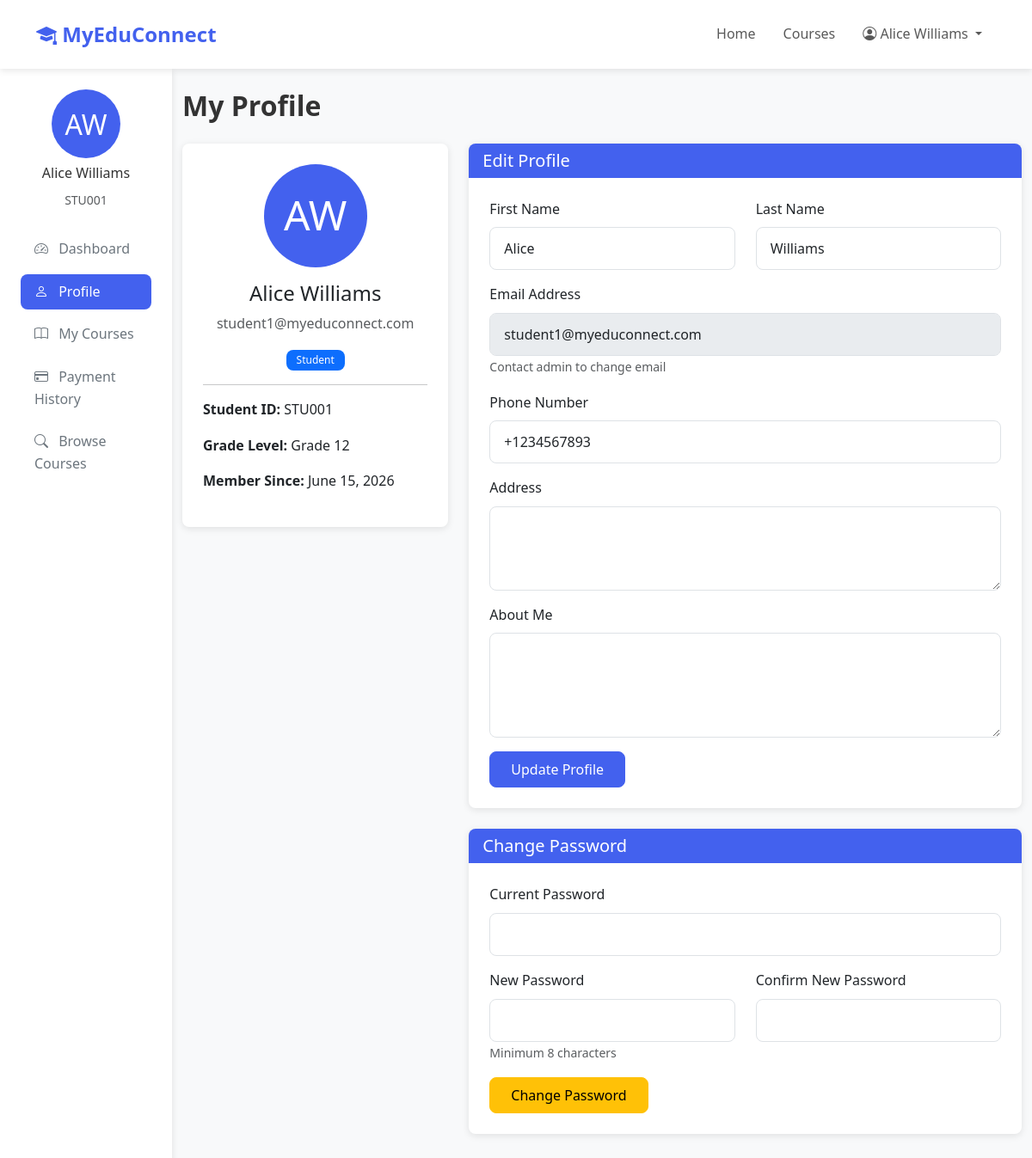
Page /student/profile.php (signed in) on the committed database.
### tables this page shows
CREATE TABLE students (
    student_id INT AUTO_INCREMENT PRIMARY KEY,
    user_id INT UNIQUE NOT NULL,
    student_id_number VARCHAR(50) UNIQUE NOT NULL,
    date_of_birth DATE,
    grade_level VARCHAR(50),
    parent_name VARCHAR(100),
    parent_email VARCHAR(255),
    parent_phone VARCHAR(20),
    enrollment_date DATE DEFAULT (CURRENT_DATE),
    FOREIGN KEY (user_id) REFERENCES users(user_id) ON DELETE CASCADE,
    INDEX idx_student_id_number (student_id_number)
);

CREATE TABLE users (
    user_id INT AUTO_INCREMENT PRIMARY KEY,
    email VARCHAR(255) UNIQUE NOT NULL,
    password VARCHAR(255) NOT NULL,
    first_name VARCHAR(100) NOT NULL,
    last_name VARCHAR(100) NOT NULL,
    phone VARCHAR(20),
    address TEXT,
    profile_picture VARCHAR(255),
    role ENUM('student', 'teacher', 'admin') NOT NULL,
    status ENUM('active', 'inactive', 'suspended') DEFAULT 'active',
    created_at TIMESTAMP DEFAULT CURRENT_TIMESTAMP,
    updated_at TIMESTAMP DEFAULT CURRENT_TIMESTAMP ON UPDATE CURRENT_TIMESTAMP,
    last_login TIMESTAMP NULL,
    INDEX idx_email (email),
    INDEX idx_role (role),
    INDEX idx_status (status)
);

### config/database.php (called while the page is built, shortened)
<?php
class Database {
    private static $instance = null;
    private $connection;
    private function __construct() {
        try {
            $dsn = "mysql:host=" . DB_HOST . ";dbname=" . DB_NAME . ";charset=" . DB_CHARSET;
            $options = [
                PDO::ATTR_ERRMODE => PDO::ERRMODE_EXCEPTION,
                PDO::ATTR_DEFAULT_FETCH_MODE => PDO::FETCH_ASSOC,
                PDO::ATTR_EMULATE_PREPARES => false,
                PDO::ATTR_PERSISTENT => false
            ];
            $this->connection = new PDO($dsn, DB_USER, DB_PASS, $options);
        } catch (PDOException $e) {
            die("Database Connection Failed: " . $e->getMessage());
        }
    }
    public static function getInstance() {
        if (self::$instance === null) {
            self::$instance = new self();
        }
        return self::$instance;
    }
    public function getConnection() {
        return $this->connection;
    }
}
function dbSelectOne($query, $params = []) {
    $db = Database::getInstance()->getConnection();
    $stmt = $db->prepare($query);
    $stmt->execute($params);
    return $stmt->fetch();
}

### includes/functions.php (called while the page is built, shortened)
<?php
require_once __DIR__ . '/../config/database.php';
function formatDate($date, $format = 'F j, Y') {
    return date($format, strtotime($date));
}
function getStudentByUserId($userId) {
    $query = "SELECT s.*, u.* FROM students s JOIN users u ON s.user_id = u.user_id WHERE s.user_id = ?";
    return dbSelectOne($query, [$userId]);
}

### student/profile.php (the view, shortened to what this page needs)
<?php
require_once '../includes/functions.php';
$student = getStudentByUserId(getCurrentUserId());
?>
<!DOCTYPE html>
<html lang="en">
<head>
    <link href="https://cdn.jsdelivr.net/npm/bootstrap@5.3.0/dist/css/bootstrap.min.css" rel="stylesheet">
    <link href="https://cdn.jsdelivr.net/npm/bootstrap-icons@1.10.0/font/bootstrap-icons.css" rel="stylesheet">
    <link href="<?php echo APP_URL; ?>/assets/css/style.css" rel="stylesheet">
</head>
<body>
    <nav class="navbar navbar-expand-lg navbar-light bg-white sticky-top">
        <div class="container">
            <a class="navbar-brand" href="<?php echo APP_URL; ?>">
                <i class="bi bi-mortarboard-fill"></i> <?php echo APP_NAME; ?>
            </a>
            <div class="collapse navbar-collapse" id="navbarNav">
                <ul class="navbar-nav ms-auto">
                    <li class="nav-item">
                        <a class="nav-link" href="<?php echo APP_URL; ?>">Home</a>
                    </li>
                    <li class="nav-item">
                        <a class="nav-link" href="<?php echo APP_URL; ?>/courses.php">Courses</a>
                    </li>
                    <li class="nav-item dropdown">
                        <a class="nav-link dropdown-toggle" href="#" id="navbarDropdown" role="button" data-bs-toggle="dropdown">
                            <i class="bi bi-person-circle"></i> <?php echo htmlspecialchars($_SESSION['user_name']); ?>
                        </a>
                    </li>
                </ul>
            </div>
        </div>
    </nav>
    <div class="container-fluid">
        <div class="row">
            <div class="col-md-3 col-lg-2 sidebar">
                <div class="mb-4">
                    <div class="text-center mb-3">
                        <div style="width: 80px; height: 80px; background: var(--primary-color); border-radius: 50%; margin: 0 auto; display: flex; align-items: center; justify-content: center; color: white; font-size: 2rem;">
                            <?php echo strtoupper(substr($student['first_name'], 0, 1)) . strtoupper(substr($student['last_name'], 0, 1)); ?>
                        </div>
                        <h6 class="mt-2"><?php echo htmlspecialchars($student['first_name'] . ' ' . $student['last_name']); ?></h6>
                        <small class="text-muted"><?php echo htmlspecialchars($student['student_id_number']); ?></small>
                    </div>
                </div>
                <nav class="nav flex-column">
                    <a class="nav-link" href="dashboard.php">
                        <i class="bi bi-speedometer2"></i> Dashboard
                    </a>
                    <a class="nav-link active" href="profile.php">
                        <i class="bi bi-person"></i> Profile
                    </a>
                    <a class="nav-link" href="enrollments.php">
                        <i class="bi bi-book"></i> My Courses
                    </a>
                    <a class="nav-link" href="payments.php">
                        <i class="bi bi-credit-card"></i> Payment History
                    </a>
                    <a class="nav-link" href="<?php echo APP_URL; ?>/courses.php">
                        <i class="bi bi-search"></i> Browse Courses
                    </a>
                </nav>
            </div>
            <div class="col-md-9 col-lg-10 py-4">
                <h2 class="fw-bold mb-4">My Profile</h2>
                <div class="row">
                    <div class="col-lg-4 mb-4">
                        <div class="card">
                            <div class="card-body text-center">
                                <div style="width: 120px; height: 120px; background: var(--primary-color); border-radius: 50%; margin: 0 auto 1rem; display: flex; align-items: center; justify-content: center; color: white; font-size: 3rem;">
                                    <?php echo strtoupper(substr($student['first_name'], 0, 1)) . strtoupper(substr($student['last_name'], 0, 1)); ?>
                                </div>
                                <h4><?php echo htmlspecialchars($student['first_name'] . ' ' . $student['last_name']); ?></h4>
                                <p class="text-muted"><?php echo htmlspecialchars($student['email']); ?></p>
                                <span class="badge bg-primary">Student</span>
                                <hr>
                                <div class="text-start">
                                    <p><strong>Student ID:</strong> <?php echo htmlspecialchars($student['student_id_number']); ?></p>
                                    <p><strong>Grade Level:</strong> <?php echo htmlspecialchars($student['grade_level'] ?? 'N/A'); ?></p>
                                    <p><strong>Member Since:</strong> <?php echo formatDate($student['enrollment_date']); ?></p>
                                </div>
                            </div>
                        </div>
                    </div>
                    <div class="col-lg-8 mb-4">
                        <div class="card">
                            <div class="card-header">
                                <h5 class="mb-0">Edit Profile</h5>
                            </div>
                            <div class="card-body">
                                <form method="POST" action="">
                                    <div class="row">
                                        <div class="col-md-6 mb-3">
                                            <label for="first_name" class="form-label">First Name</label>
                                            <input type="text" class="form-control" id="first_name" name="first_name" required
                                                   value="<?php echo htmlspecialchars($student['first_name']); ?>">
                                        </div>
                                        <div class="col-md-6 mb-3">
                                            <label for="last_name" class="form-label">Last Name</label>
                                            <input type="text" class="form-control" id="last_name" name="last_name" required
                                                   value="<?php echo htmlspecialchars($student['last_name']); ?>">
                                        </div>
                                    </div>
                                    <div class="mb-3">
                                        <label for="email" class="form-label">Email Address</label>
                                        <input type="email" class="form-control" id="email" value="<?php echo htmlspecialchars($student['email']); ?>" disabled>
                                        <small class="text-muted">Contact admin to change email</small>
                                    </div>
                                    <div class="mb-3">
                                        <label for="phone" class="form-label">Phone Number</label>
                                        <input type="tel" class="form-control" id="phone" name="phone"
                                               value="<?php echo htmlspecialchars($student['phone'] ?? ''); ?>">
                                    </div>
                                    <div class="mb-3">
                                        <label for="address" class="form-label">Address</label>
                                        <textarea class="form-control" id="address" name="address" rows="3"><?php echo htmlspecialchars($student['address'] ?? ''); ?></textarea>
                                    </div>
                                    <div class="mb-3">
                                        <label for="about_me" class="form-label">About Me</label>
                                        <textarea class="form-control"
                                                id="about_me"
                                                name="about_me"
                                                rows="4"><?php echo $student['about_me'] ?? ''; ?></textarea>
                                    </div>
                                    <button type="submit" class="btn btn-primary">Update Profile</button>
                                </form>
                            </div>
                        </div>
                        <div class="card mt-4">
                            <div class="card-header">
                                <h5 class="mb-0">Change Password</h5>
                            </div>
                            <div class="card-body">
                                <form method="POST" action="">
                                    <div class="mb-3">
                                        <label for="current_password" class="form-label">Current Password</label>
                                        <input type="password" class="form-control" id="current_password" name="current_password" required>
                                    </div>
                                    <div class="row">
                                        <div class="col-md-6 mb-3">
                                            <label for="new_password" class="form-label">New Password</label>
                                            <input type="password" class="form-control" id="new_password" name="new_password" required
                                                   data-strength="true" data-confirm="confirm_password">
                                            <small class="text-muted">Minimum <?php echo PASSWORD_MIN_LENGTH; ?> characters</small>
                                        </div>
                                        <div class="col-md-6 mb-3">
                                            <label for="confirm_password" class="form-label">Confirm New Password</label>
                                            <input type="password" class="form-control" id="confirm_password" name="confirm_password" required>
                                        </div>
                                    </div>
                                    <button type="submit" class="btn btn-warning">Change Password</button>
                                </form>
                            </div>
                        </div>
                    </div>
                </div>
            </div>
        </div>
    </div>
</body>
</html>

### assets/css/style.css (style rules this page uses)
:root { --primary-color: #4361ee; --secondary-color: #3f37c9; --success-color: #4cc9f0; --danger-color: #f72585; --warning-color: #f8961e; --info-color: #4cc9f0; --light-color: #f8f9fa; --dark-color: #212529; --gray-color: #6c757d; --border-radius: 8px; --box-shadow: 0 2px 8px rgba(0, 0, 0, 0.1); --transition: all 0.3s ease; }
body { font-family: 'Segoe UI', Tahoma, Geneva, Verdana, sans-serif; line-height: 1.6; color: #333; background-color: #f8f9fa; }
a { color: var(--primary-color); text-decoration: none; transition: var(--transition); }
.navbar { box-shadow: var(--box-shadow); padding: 1rem 0; }
.navbar-brand { font-weight: 700; font-size: 1.5rem; color: var(--primary-color) !important; }
.nav-link { font-weight: 500; padding: 0.5rem 1rem !important; border-radius: var(--border-radius); }
.card { border: none; border-radius: var(--border-radius); box-shadow: var(--box-shadow); transition: var(--transition); overflow: hidden; }
.card-header { background-color: var(--primary-color); color: white; font-weight: 600; border-bottom: none; }
.card-body { padding: 1.5rem; }
.btn { border-radius: var(--border-radius); padding: 0.5rem 1.5rem; font-weight: 500; transition: var(--transition); }
.btn-primary { background-color: var(--primary-color); border-color: var(--primary-color); }
.form-control { border-radius: var(--border-radius); border: 1px solid #dee2e6; padding: 0.75rem 1rem; transition: var(--transition); }
.form-label { font-weight: 500; margin-bottom: 0.5rem; }
.sidebar { background-color: white; box-shadow: var(--box-shadow); min-height: calc(100vh - 56px); padding: 1.5rem; }
.sidebar .nav-link { color: var(--gray-color); padding: 0.75rem 1rem; margin-bottom: 0.5rem; border-radius: var(--border-radius); }
.sidebar .nav-link:hover, .sidebar .nav-link.active { background-color: var(--primary-color); color: white; }
.sidebar .nav-link i { margin-right: 0.5rem; }
.badge { padding: 0.375rem 0.75rem; border-radius: var(--border-radius); font-weight: 500; }

### rows in the picture
students: user.first_name "A", user.last_name "W", user.last_name "Alice Williams", student_id_number "STU001", user.email "student1@myeduconnect.com", grade_level "Grade 12", enrollment_date "June 15, 2026", first_name "Alice", last_name "Williams", phone "+1234567893"

### other values in the picture
APP_NAME "MyEduConnect"
$_SESSION['user_name'] "Alice Williams"
PASSWORD_MIN_LENGTH "8"
